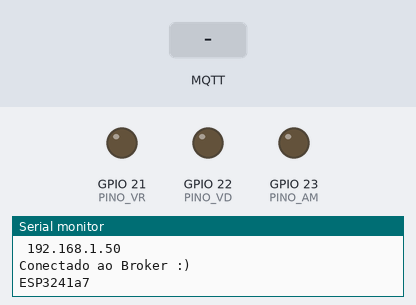
This sketch was run on a simulated ESP32. Shown: output pins drawn as LEDs (lit = HIGH), the last lines printed to the serial monitor. Inputs (shaded band) come from the test bench. WiFi joins after 1.5 s; servers stay silent unless stated; random numbers use the default seed unless the sketch sets one; no MQTT or app messages arrive unless stated.

Above: at 3.2 s.
3.3 s: MQTT message "1" arrives on the first subscribed topic
At 5.2 s:
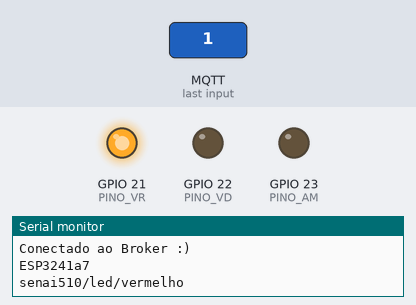
5.5 s: MQTT message "1" arrives on the second subscribed topic
At 7.0 s:
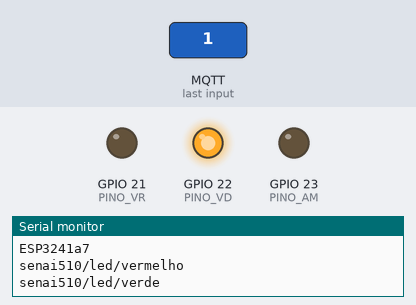
7.5 s: MQTT message "1" arrives on the third subscribed topic
At 8.5 s:
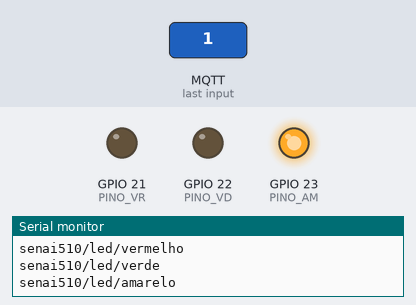
9.5 s: MQTT message "0" arrives on the first subscribed topic
At 11.2 s:
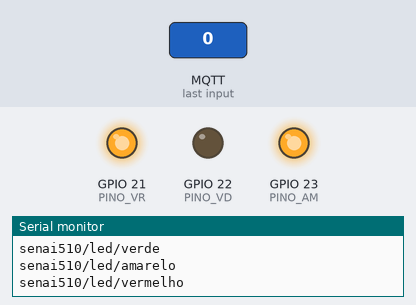
11.5 s: MQTT message "0" arrives on the second subscribed topic
At 12.8 s:
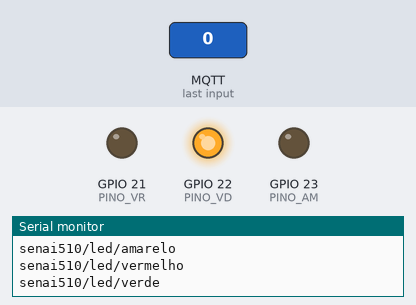
13.5 s: MQTT message "2" arrives on the first subscribed topic
At 15.5 s:
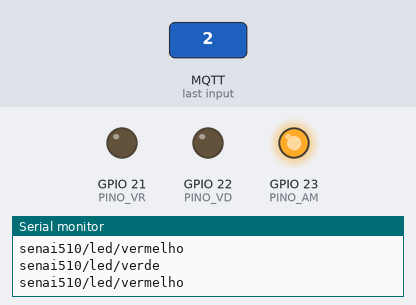
Timing chart, 0 to 18.5 s (numbered marks = the images above; inputs shaded):
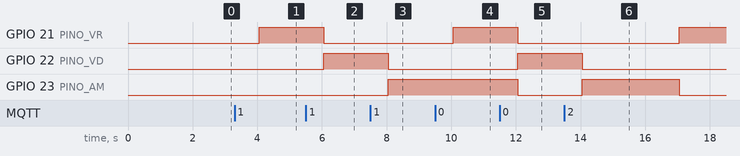

Measured:
- after the input at 3.3 s, GPIO 21 (PINO_VR): LOW → HIGH after 0.76 s
- after the input at 5.5 s, GPIO 21 (PINO_VR): HIGH → LOW after 0.56 s; GPIO 22 (PINO_VD): LOW → HIGH after 0.56 s
- after the input at 7.5 s, GPIO 22 (PINO_VD): HIGH → LOW after 0.56 s; GPIO 23 (PINO_AM): LOW → HIGH after 0.56 s
- after the input at 9.5 s, GPIO 21 (PINO_VR): LOW → HIGH after 0.56 s
- after the input at 11.5 s, GPIO 21 (PINO_VR), GPIO 23 (PINO_AM): HIGH → LOW after 0.56 s; GPIO 22 (PINO_VD): LOW → HIGH after 0.56 s
- after the input at 13.5 s, GPIO 21 (PINO_VR): LOW → HIGH after 3.6 s; GPIO 22 (PINO_VD): HIGH → LOW after 0.56 s; GPIO 23 (PINO_AM): LOW → HIGH after 0.56 s, → LOW 3.0 s later

The sketch:

main.ino
```cpp
// Importações das bibliotecas
#include <WiFi.h>         // Padrão do Esp32
#include <PubSubClient.h> // Necessário para fazer comunicação broker

// Configurar a conexão com Wifi
const char *SSID = "POCOX7";
const char *PASSWORD = "12345678";

// Configurações do Broker MQTT
const char *MQTT_HOST = "broker.emqx.io";
const int MQTT_PORT = 1883;

// Criando as instâncias (objetos)
WiFiClient espClient;
PubSubClient client(espClient);

// Tópicos que vai escutar
const char *MQTT_TOPICO_VR = "senai510/led/vermelho";
const char *MQTT_TOPICO_VD = "senai510/led/verde";
const char *MQTT_TOPICO_AM = "senai510/led/amarelo";

const char *MQTT_TOPICO_DESLIGAR = "senai510/led/desligar";

const int PINO_VR = 21;
const int PINO_VD = 22;
const int PINO_AM = 23;

int VermelhoState = digitalRead(PINO_VR);
int VerdeState = digitalRead(PINO_VD);

void setup()
{
  Serial.begin(115200);
  conectarWifi();
  conectarMQTT();
  pinMode(PINO_VR, OUTPUT);
  pinMode(PINO_VD, OUTPUT);
  pinMode(PINO_AM, OUTPUT);
}

void loop()
{
  if (!client.connected())
  {
    Serial.println("MQTT desconectado");
    conectarMQTT();
  }

  client.loop();
  delay(1000);

  VermelhoState = digitalRead(PINO_VR);
  VerdeState = digitalRead(PINO_VD);
}

void conectarWifi()
{
  WiFi.begin(SSID, PASSWORD);
  Serial.println("Conectando no Wifi");

  while (WiFi.status() != WL_CONNECTED)
  {
    delay(1000);
  }

  String ip = " " + WiFi.localIP().toString();
  Serial.println("Conectado WiFi");
  Serial.println(ip.c_str());
}

void conectarMQTT()
{
  // Define o servidor do MQTT que vai receber as mensagens
  client.setServer(MQTT_HOST, MQTT_PORT);

  // Define a função que será chamada quando receber uma mensagem
  client.setCallback(mensagemRecebida);

  while (!client.connected())
  {
    // Cria um identificador único para a conexão
    String clientId = "ESP32";
    clientId += String(random(0xffff), HEX);

    if (client.connect(clientId.c_str()))
    {
      Serial.println("Conectado ao Broker :)");
      Serial.println(clientId);
    }
    else
    {
      Serial.println("Erro ao conectar no Broker :(");
      String mqttError = "Codigo do erro: " + String(client.state());
      Serial.println(mqttError.c_str());
    }
  }

  // Se inscreve no(s) tópico(s)
  client.subscribe(MQTT_TOPICO_VR);
  client.subscribe(MQTT_TOPICO_VD);
  client.subscribe(MQTT_TOPICO_AM);
  client.subscribe(MQTT_TOPICO_DESLIGAR);
}

void mensagemRecebida(char *topico, byte *payload, unsigned int tamanho)
{
  Serial.println(topico);

  if (strcmp(topico, MQTT_TOPICO_VR) == 0)
  {
    if (VerdeState == HIGH)
    {
      digitalWrite(PINO_VD, LOW);
      digitalWrite(PINO_AM, HIGH);
      delay(3000);
      digitalWrite(PINO_AM, LOW);
    }
    digitalWrite(PINO_VR, HIGH);
  }
  if (strcmp(topico, MQTT_TOPICO_VD) == 0)
  {
    digitalWrite(PINO_VR, LOW);
    digitalWrite(PINO_AM, LOW);

    digitalWrite(PINO_VD, HIGH);
  }
  if (strcmp(topico, MQTT_TOPICO_AM) == 0)
  {
    digitalWrite(PINO_VR, LOW);
    digitalWrite(PINO_VD, LOW);
    digitalWrite(PINO_AM, HIGH);
  }
  else if (strcmp(topico, MQTT_TOPICO_DESLIGAR) == 0)
  {
    digitalWrite(PINO_VR, LOW);
    digitalWrite(PINO_VD, LOW);
    digitalWrite(PINO_AM, LOW);
  }
}
```
